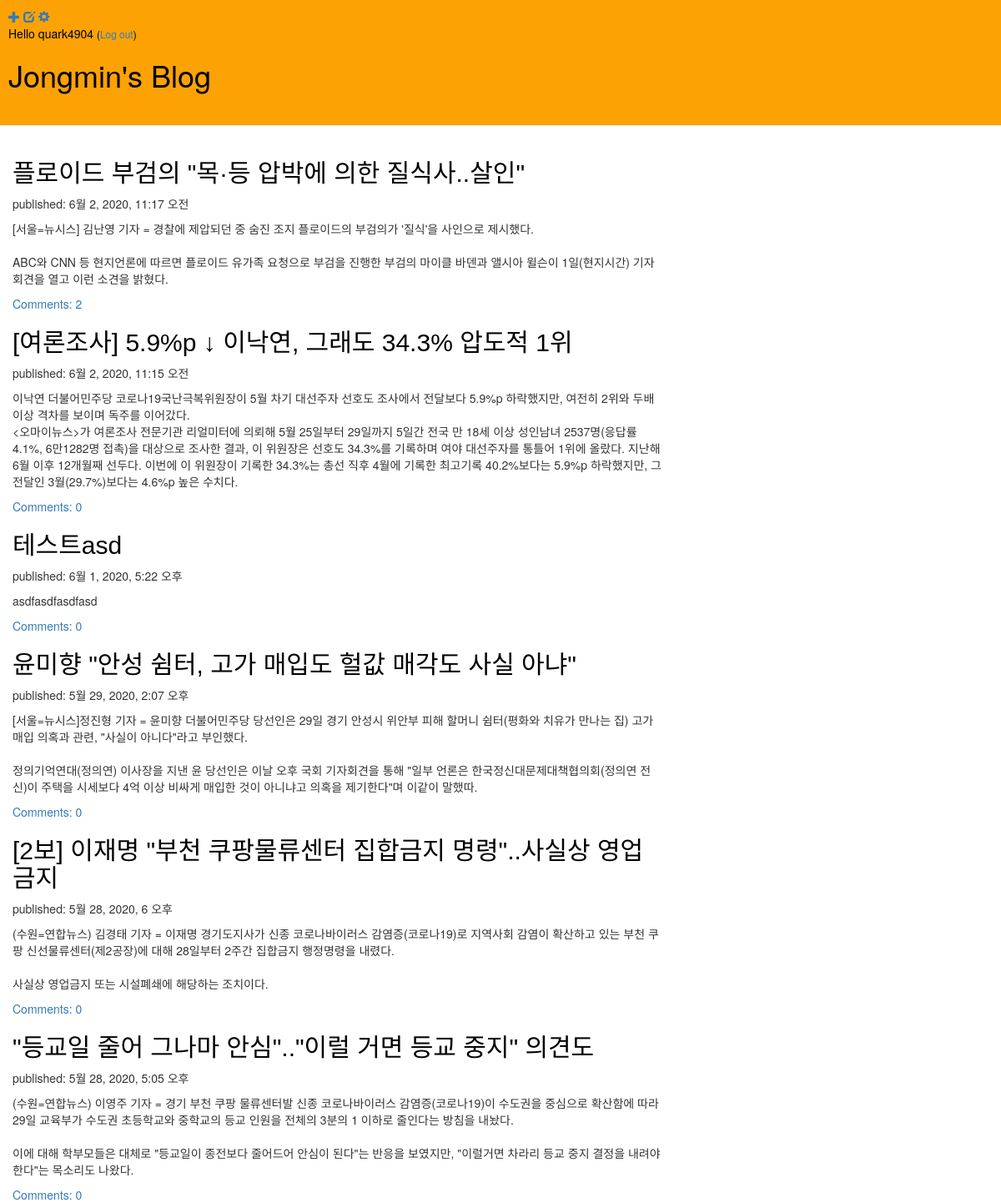
The app's page / (signed in) with its own data.
### blog/models.py (models this page shows, shortened)
class Post(models.Model):
    author = models.ForeignKey(
        settings.AUTH_USER_MODEL, on_delete=models.CASCADE)
    title = models.CharField(max_length=200)
    text = models.TextField()
    created_date = models.DateTimeField(default=timezone.now)
    published_date = models.DateTimeField(blank=True, null=True)
    def approved_comment(self):
        return self.comments.filter(approved_comment=True)

### blog/views.py (the view)
# urls.py: path('', views.post_list, name='post_list'),
def post_list(request):
    posts = Post.objects.filter(
        published_date__lte=timezone.now()).order_by('-published_date')
    return render(request, 'blog/post_list.html', {'posts': posts})

### blog/templates/blog/post_list.html
{% extends 'blog/base.html' %} {% block content %} {% for post in posts %}
<div class="post">
  <h2><a href="{% url 'post_detail' pk=post.pk %}">{{ post.title }}</a></h2>
  <p class="date">published: {{ post.published_date }}</p>
  <p>{{ post.text|linebreaksbr }}</p>
  <a href="{% url 'post_detail' pk=post.pk %}"
    >Comments: {{ post.approved_comment.count }}</a
  >
</div>
{% endfor %} {% endblock %}

### blog/templates/blog/base.html (shortened to what this page needs)
{% load static %}
<html>
  <head>
    <link
      rel="stylesheet"
      href="//maxcdn.bootstrapcdn.com/bootstrap/3.2.0/css/bootstrap.min.css"
    />
    <link
      rel="stylesheet"
      href="//maxcdn.bootstrapcdn.com/bootstrap/3.2.0/css/bootstrap-theme.min.css"
    />
    <link rel="stylesheet" href="{% static 'css/blog.css' %}" />
  </head>
  <body>
    <div class="page-header">
      {% if user.is_authenticated %}
      <a href="{% url 'post_new' %}" class="top-menu"
        ><span class="glyphicon glyphicon-plus"></span
      ></a>
      <a href="{% url 'post_draft_list' %}" class="top-menu"
        ><span class="glyphicon glyphicon-edit"></span
      ></a>
      <a href="admin/" class="top-menu"
        ><span class="glyphicon glyphicon-cog"></span
      ></a>
      <p class="top-menu">
        Hello {{ user.username }}
        <small>(<a href="{% url 'logout' %}">Log out</a>)</small>
      </p>
      {% else %}
      <a href="{% url 'login' %}" class="top-menu"
        ><span class="glyphicon glyphicon-lock"></span
      ></a>
      {% endif %}
      <h1><a href="/">Jongmin's Blog</a></h1>
      <br />
    </div>
    <div class="content_container">
      <div class="row">
        <div class="col-md-8">
          {% block content %} {% endblock %}
        </div>
      </div>
    </div>
  </body>
</html>

### blog/static/css/blog.css (style rules this page uses)
.page-header { display: block; color: black; background-color: #fca205; margin-top: 0; padding: 10px 10px 10px 10px; }
.page-header h1 a { color: black; }
a { text-decoration: none; }
h2 a { color: black; font-family: "Noto Sans KR", sans-serif; }
.content_container { margin-left: 15px; }

### records on screen
Post: title "플로이드 부검의 \"목·등 압박에 의한 질식사..살인\"", published_date "6월 2, 2020, 11:17 오전", text "[서울=뉴시스] 김난영 기자 = 경찰에 제압되던 중 숨진 조지 플로이드의 부검의가 '질식'을 사인으로 제시했다. ABC와 CNN 등 현지언론에 따르면 플로이드 유가족 요청으로 부검을 진행한 부검의 마이클 바덴과 앨시아 윌슨이 1일(현지시간) 기자회견을 열고 이런 소견을 밝혔다.", approved_comment.count "2"
Post: title "[여론조사] 5.9%p ↓ 이낙연, 그래도 34.3% 압도적 1위", published_date "6월 2, 2020, 11:15 오전", text "이낙연 더불어민주당 코로나19국난극복위원장이 5월 차기 대선주자 선호도 조사에서 전달보다 5.9%p 하락했지만, 여전히 2위와 두배 이상 격차를 보이며 독주를 이어갔다. <오마이뉴스>가 여론조사 전문기관 리얼미터에 의뢰해 5월 25일부터 29일까지 5일간 전국 만 18세 이상 성인남녀 2537명(응답률 4.1%, 6만1282명 접촉)을 대상으로 조사한 결과, 이 위원장은 선호도 34.3%를 기록하며 여야 대선주자를 통틀어 1위에 올랐다. 지난해 6월 이후 12개월째 선두다. 이번에 이 위원장이 기록한 34.3%는 총선 직후 4월에 기록한 최고기록 40.2%보다는 5.9%p 하락했지만, 그 전달인 3월(29.7%)보다는 4.6%p 높은 수치다.", approved_comment.count "0"
Post: title "테스트asd", published_date "6월 1, 2020, 5:22 오후", text "asdfasdfasdfasd", approved_comment.count "0"
Post: title "윤미향 \"안성 쉼터, 고가 매입도 헐값 매각도 사실 아냐\"", published_date "5월 29, 2020, 2:07 오후", text "[서울=뉴시스]정진형 기자 = 윤미향 더불어민주당 당선인은 29일 경기 안성시 위안부 피해 할머니 쉼터(평화와 치유가 만나는 집) 고가 매입 의혹과 관련, \"사실이 아니다\"라고 부인했다. 정의기억연대(정의연) 이사장을 지낸 윤 당선인은 이날 오후 국회 기자회견을 통해 \"일부 언론은 한국정신대문제대책협의회(정의연 전신)이 주택을 시세보다 4억 이상 비싸게 매입한 것이 아니냐고 의혹을 제기한다\"며 이같이 말했따.", approved_comment.count "0"
Post: title "[2보] 이재명 \"부천 쿠팡물류센터 집합금지 명령\"..사실상 영업금지", published_date "5월 28, 2020, 6 오후", text "(수원=연합뉴스) 김경태 기자 = 이재명 경기도지사가 신종 코로나바이러스 감염증(코로나19)로 지역사회 감염이 확산하고 있는 부천 쿠팡 신선물류센터(제2공장)에 대해 28일부터 2주간 집합금지 행정명령을 내렸다. 사실상 영업금지 또는 시설폐쇄에 해당하는 조치이다.", approved_comment.count "0"
Post: title "\"등교일 줄어 그나마 안심\"..\"이럴 거면 등교 중지\" 의견도", published_date "5월 28, 2020, 5:05 오후", text "(수원=연합뉴스) 이영주 기자 = 경기 부천 쿠팡 물류센터발 신종 코로나바이러스 감염증(코로나19)이 수도권을 중심으로 확산함에 따라 29일 교육부가 수도권 초등학교와 중학교의 등교 인원을 전체의 3분의 1 이하로 줄인다는 방침을 내놨다. 이에 대해 학부모들은 대체로 \"등교일이 종전보다 줄어드어 안심이 된다\"는 반응을 보였지만, \"이럴거면 차라리 등교 중지 결정을 내려야 한다\"는 목소리도 나왔다.", approved_comment.count "0"

### other values on screen
{{ user.username }} "quark4904"
